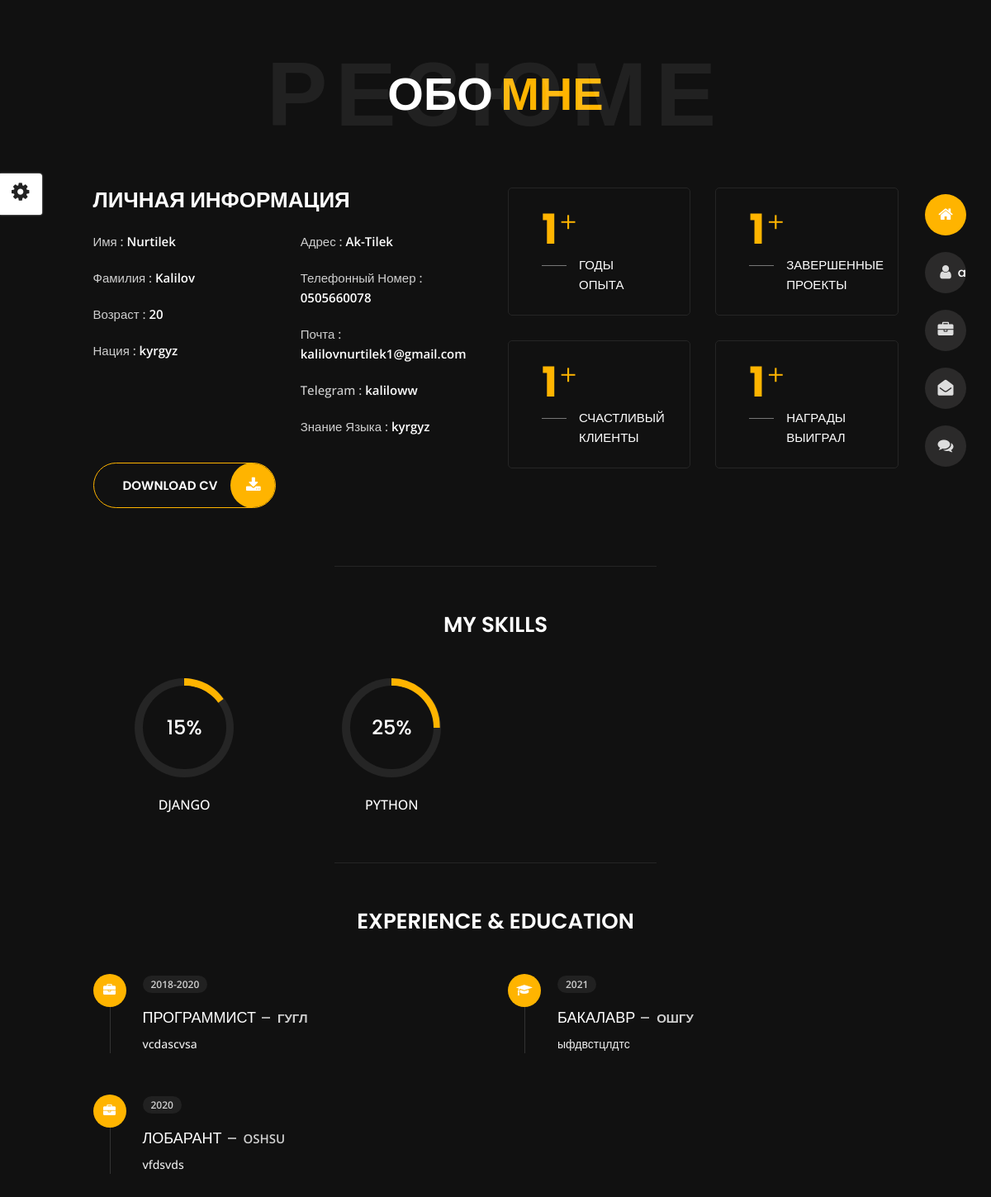
The page /about/ on the database its author committed.
### apps/settings/models.py (models this page shows, shortened)
class About(models.Model):
    first_name = models.CharField(
        max_length=255,
        verbose_name="Имя"
    )
    last_name = models.CharField(
        max_length=255,
        verbose_name="Фамилия"
    )
    age = models.CharField(
        max_length=3,
        verbose_name="Возраст"
    )
    nation = models.CharField(
        max_length=255,
        verbose_name="Нация"
    )
    address = models.CharField(
        max_length=255,
        verbose_name="Адрес"
    )
    phone = models.CharField(
        max_length=255,
        verbose_name="Телефонный номер"
    )
    email = models.EmailField(
        verbose_name="Почта"
    )
    telegram = models.CharField(
        max_length=255,
        verbose_name="Username телеграм"
    )
    language = models.CharField(
        max_length=255,
        verbose_name="Знание языка"
    )
    year = models.CharField(
        max_length=255,
        verbose_name="Годы опыта"
    )
    projects = models.CharField(
        max_length=255,
        verbose_name='Завершенные проекты'
    )
    clients = models.CharField(
        max_length=255,
        verbose_name="Счастливые клиенты"
    )
    awards = models.CharField(
        max_length=255,
        verbose_name="Полученные награды"
    )
    class Meta:
        verbose_name = "Обо мне"
        verbose_name_plural = "Обо мне"

class Skills(models.Model):
    skill = models.CharField(
        max_length=100,
        verbose_name="Скилл"
    )
    procent = models.CharField(
        max_length=100,
        verbose_name="Процент"
    )
    class Meta:
        verbose_name= "Скилы"
        verbose_name_plural = "Скилл"

class Work(models.Model):
    work_time = models.CharField(
        max_length=100,
        verbose_name="Годы работы"
    )
    job_title = models.CharField(
        max_length=100,
        verbose_name="Должность"
    )
    company = models.CharField(
        max_length=100,
        verbose_name="компания где работал"
    )
    comment = models.CharField(
        max_length=100,
        verbose_name="comment"
    )
    class Meta:
        verbose_name = "Опыт работы"
        verbose_name_plural = "Опыты работы"

class Education(models.Model):
    year = models.CharField(
        max_length=100,
        verbose_name="Год окончаеия"
    )
    education = models.CharField(
        max_length=255,
        verbose_name="Научный стенпень"
    )
    h_e_i = models.CharField(
        max_length=100,
        verbose_name="ВУЗ"
    )
    comment = models.TextField(
        max_length=100,
        verbose_name="Комментарии"
    )
    class Meta:
        verbose_name = "Образование"
        verbose_name_plural = "Образовании"

### apps/settings/views.py (the view)
# urls.py: path("about/", about, name="about"),
def about(request):
    about = About.objects.latest("id")
    skill = Skills.objects.all
    work = Work.objects.all
    education = Education.objects.all
    return render(request,"about.html", locals())

### templates/about.html (shortened to what this page needs)
{% extends 'include/homepage.html' %}
{% load static %}
{% block content %}
<body class="about">
<div id="showSwitcher" class="styleSecondColor"><i class="fa fa-cog fa-spin"></i></div>
{% include 'include/header.html' %}
<section class="title-section text-left text-sm-center revealator-slideup revealator-once revealator-delay1">
    <h1>Обо <span>Мне</span></h1>
    <span class="title-bg">Резюме</span>
</section>
<section class="main-content revealator-slideup revealator-once revealator-delay1">
    <div class="container">
        <div class="row">
            <div class="col-12 col-lg-5 col-xl-6">
                <div class="row">
                    <div class="col-12">
                        <h3 class="text-uppercase custom-title mb-0 ft-wt-600">ЛИЧНАЯ ИНФОРМАЦИЯ</h3>
                    </div>
                    <div class="col-6">
                        <ul class="about-list list-unstyled open-sans-font">
                            <li> <span class="title">Имя :</span> <span class="value d-block d-sm-inline-block d-lg-block d-xl-inline-block">{{ about.first_name }}</span> </li>
                            <li> <span class="title">Фамилия :</span> <span class="value d-block d-sm-inline-block d-lg-block d-xl-inline-block">{{ about.last_name }}</span> </li>
                            <li> <span class="title">Возраст :</span> <span class="value d-block d-sm-inline-block d-lg-block d-xl-inline-block">{{ about.age}}</span> </li>
                            <li> <span class="title">Нация :</span> <span class="value d-block d-sm-inline-block d-lg-block d-xl-inline-block">{{ about.nation}}</span> </li>
                        </ul>
                    </div>
                    <div class="col-6">
                        <ul class="about-list list-unstyled open-sans-font">
                            <li> <span class="title">Адрес :</span> <span class="value d-block d-sm-inline-block d-lg-block d-xl-inline-block">{{ about.address }}</span> </li>
                            <li> <span class="title">Телефонный номер :</span> <span class="value d-block d-sm-inline-block d-lg-block d-xl-inline-block">{{ about.phone }}</span> </li>
                            <li> <span class="title">Почта :</span> <span class="value d-block d-sm-inline-block d-lg-block d-xl-inline-block">{{ about.email}}</span> </li>
                            <li> <span class="title">Telegram :</span> <span class="value d-block d-sm-inline-block d-lg-block d-xl-inline-block">{{ about.telegram }}</span> </li>
                            <li> <span class="title">Знание языка :</span> <span class="value d-block d-sm-inline-block d-lg-block d-xl-inline-block">{{ about.language }}</span> </li>
                        </ul>
                    </div>
                    <div class="col-12 mt-3">
                        <a class="button" href="#">
                            <span class="button-text">Download CV</span>
                            <span class="button-icon fa fa-download"></span>
                        </a>
                    </div>
                </div>
            </div>
            <div class="col-12 col-lg-7 col-xl-6 mt-5 mt-lg-0">
                <div class="row">
                    <div class="col-6">
                        <div class="box-stats with-margin">
                            <h3 class="poppins-font position-relative">{{ about.year}}</h3>
                            <p class="open-sans-font m-0 position-relative text-uppercase">Годы <span class="d-block">Опыта</span></p>
                        </div>
                    </div>
                    <div class="col-6">
                        <div class="box-stats with-margin">
                            <h3 class="poppins-font position-relative">{{ about.projects}}</h3>
                            <p class="open-sans-font m-0 position-relative text-uppercase">Завершенные <span class="d-block">Проекты</span></p>
                        </div>
                    </div>
                    <div class="col-6">
                        <div class="box-stats">
                            <h3 class="poppins-font position-relative">{{ about.clients}}</h3>
                            <p class="open-sans-font m-0 position-relative text-uppercase">СЧАСТЛИВЫЙ<span class="d-block">КЛИЕНТЫ</span></p>
                        </div>
                    </div>
                    <div class="col-6">
                        <div class="box-stats">
                            <h3 class="poppins-font position-relative">{{ about.awards}}</h3>
                            <p class="open-sans-font m-0 position-relative text-uppercase">НАГРАДЫ <span class="d-block">ВЫИГРАЛ</span></p>
                        </div>
                    </div>
                </div>
            </div>
        </div>
        <hr class="separator">
        <div class="row">
            <div class="col-12">
                <h3 class="text-uppercase pb-4 pb-sm-5 mb-3 mb-sm-0 text-left text-sm-center custom-title ft-wt-600">My Skills</h3>
            </div>
            {% for skill in skill %}
            <div class="col-6 col-md-3 mb-3 mb-sm-5">
                <div class="c100 p{{skill.procent}}">
                    <span>{{ skill.procent }}%</span>
                </div>
                <h6 class="text-uppercase open-sans-font text-center mt-2 mt-sm-4">{{ skill.skill }}</h6>
            </div>
           {% endfor %}
        </div>
        <hr class="separator mt-1">
        <div class="row">
            <div class="col-12">
                <h3 class="text-uppercase pb-5 mb-0 text-left text-sm-center custom-title ft-wt-600">Experience <span>&</span> Education</h3>
            </div>
            <div class="col-lg-6 m-15px-tb">
                <div class="resume-box">
                    <ul>
                        {% for work in work %}
                        <li>
                            <div class="icon">
                                <i class="fa fa-briefcase"></i>
                            </div>
                            <span class="time open-sans-font text-uppercase">{{ work.work_time }}</span>
                            <h5 class="poppins-font text-uppercase">{{ work.job_title }}<span class="place open-sans-font">{{ work.company }}</span></h5>
                            <p class="open-sans-font">{{ work.comment }}</p>
                        </li>
                        {% endfor %}
                    </ul>
                </div>
            </div>
            <div class="col-lg-6 m-15px-tb">
                <div class="resume-box">
                    <ul>
                        {% for education in education %}
                        <li>
                            <div class="icon">
                                <i class="fa fa-graduation-cap"></i>
                            </div>
                            <span class="time open-sans-font text-uppercase">{{ education.year }}</span>
                            <h5 class="poppins-font text-uppercase">{{ education.education }}<span class="place open-sans-font">{{ education.h_e_i }}</span></h5>
                            <p class="open-sans-font">{{ education.comment }}</p>
                        </li>
                        {% endfor %}
                    </ul>
                </div>
            </div>
        </div>
    </div>
</section>
{% endblock %}

### static/css/circle.css (style rules this page uses)
.c100 { position: relative; font-size: 120px; width: 1em; height: 1em; border-radius: 50%; float: left; margin: 0 0.1em 0.1em 0; background-color: #cccccc; }
.c100 *, .c100 *:before, .c100 *:after { -webkit-box-sizing: content-box; -moz-box-sizing: content-box; box-sizing: content-box; }
.c100 > span { position: absolute; width: 100%; z-index: 1; left: 0; top: 0; width: 5em; line-height: 5em; font-size: 0.2em; color: #cccccc; display: block; text-align: center; white-space: nowrap; -webkit-transition-property: all; -moz-transition-property: all; -o-transition-property: all; transition-property: all; -webkit-transition-duration: 0.2s; -moz-transition-duration: 0.2s; -o-transition-duration: 0.2s; transition-duration: 0.2s; -webkit-transition-timing-function: ease-out; -moz-transition-timing-function: ease-out; -o-transition-timing-function: ease-out; transition-timing-function: ease-out; }
.c100:after { position: absolute; top: 0.08em; left: 0.08em; display: block; content: " "; border-radius: 50%; background-color: #f5f5f5; width: 0.84em; height: 0.84em; -webkit-transition-property: all; -moz-transition-property: all; -o-transition-property: all; transition-property: all; -webkit-transition-duration: 0.2s; -moz-transition-duration: 0.2s; -o-transition-duration: 0.2s; transition-duration: 0.2s; -webkit-transition-timing-function: ease-in; -moz-transition-timing-function: ease-in; -o-transition-timing-function: ease-in; transition-timing-function: ease-in; }

### static/css/skins/yellow.css (style rules this page uses)
.home h1, .about .box-stats h3, .title-section h1 span, #menu li.active a, body.light #menu li.active a, .blog .post-container:hover .post-content .entry-header h3 a, .blog .post-content .entry-header h3 a:hover, .contact .custom-span-contact i, .portfolio .slideshow figcaption h3, .portfolio .slideshow a, .portfolio .grid figure:hover figcaption, .blog-post .meta i { color: #ffb400; }
.home .home-details h1:before, .about .resume-box .icon, .contact ul.social li a:hover, body.light.contact ul.social li a:hover, .preloader .loader, .blog .page-link:hover, .blog .page-item.active .page-link, body.light.blog .page-link:hover, body.light.blog .page-item.active .page-link, .portfolio .grid li figure div, .header ul.icon-menu li.icon-box.active, .header ul.icon-menu li.icon-box:hover, body.light .header ul.icon-menu li.icon-box.active, body.light .header ul.icon-menu li.icon-box:hover, .btn, .header .icon-box h2, .home .color-block, .title-section hr, .portfolio .slideshow .carousel-indicators li.active, .button:before, .button-icon { background-color: #ffb400; }
.contact .contactform input[type=text]:focus, .contact .contactform input[type=email]:focus, .contact .contactform textarea:focus, body.light.contact .contactform input[type=text]:focus, body.light.contact .contactform input[type=email]:focus, body.light.contact .contactform textarea:focus, .blog .page-item.active .page-link, .blog .page-link:hover, body.light.blog .page-item.active .page-link, body.light.blog .page-link:hover, .button { border: 1px solid #ffb400; }

### static/css/styleswitcher.css (style rules this page uses)
#showSwitcher { z-index: 11111; margin-left:0px; position:fixed; left:0; top:210px; background: #fff; box-shadow:#ccc 0 0 2px; border-left:0; font-size:18px; display: block; -webkit-border-bottom-right-radius: 3px; -webkit-border-top-right-radius: 4px; -moz-border-radius-bottomright: 3px; -moz-border-radius-topright: 4px; border-bottom-right-radius: 3px; border-top-right-radius: 4px; padding: 10px 16px 10px 14px; cursor: pointer; }
#showSwitcher i { font-size:25px; color:#222; }

### rows shown on the page
About: first_name "Nurtilek", last_name "Kalilov", age "20", nation "kyrgyz", address "Ak-Tilek", phone "0505660078", email "kalilovnurtilek1@gmail.com", telegram "kaliloww", language "kyrgyz", year "1", projects "1", clients "1", awards "1"
Skills: procent "15", skill "DJANGO"
Skills: procent "25", skill "PYTHON"
Work: work_time "2018-2020", job_title "ПРОГРАММИСТ", company "ГУГЛ", comment "vcdascvsa"
Work: work_time "2020", job_title "ЛОБАРАНТ", company "OSHSU", comment "vfdsvds"
Education: year "2021", education "БАКАЛАВР", h_e_i "ОШГУ", comment "ыфдвстцлдтс"
